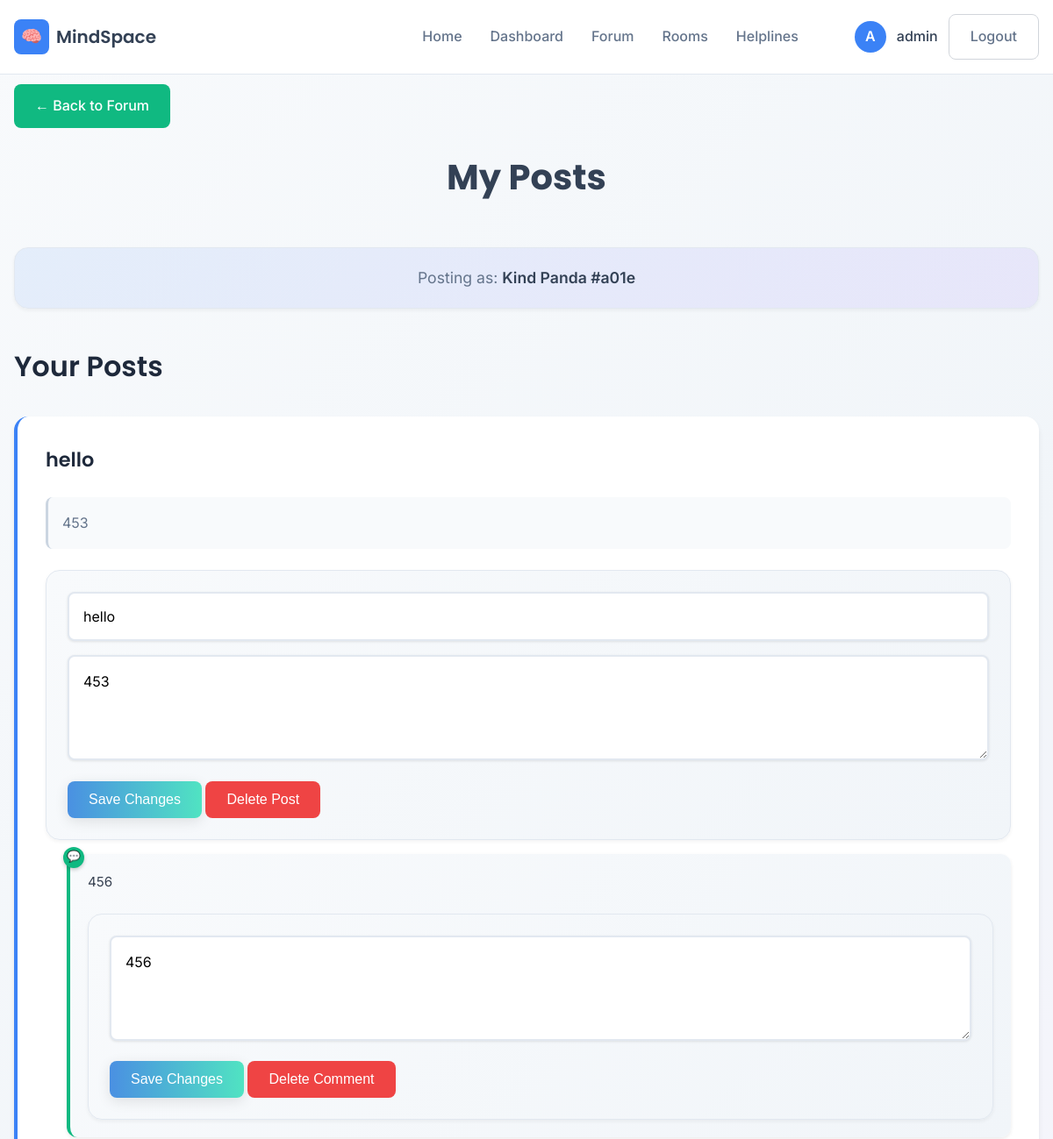
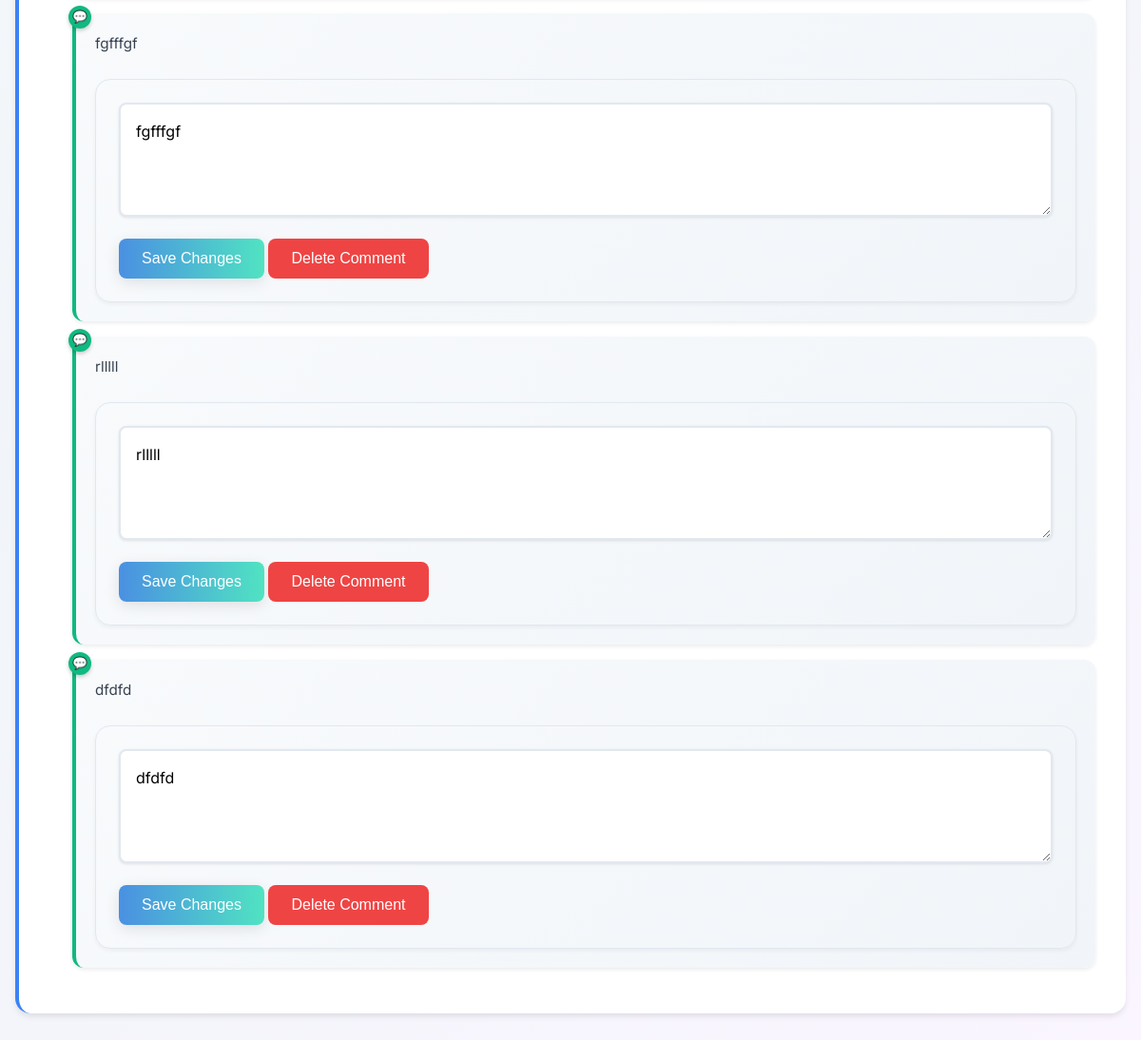
The page /forum/your-posts/ (signed in) on the database its author committed (2 pictures, top to bottom).
### mind/models.py (models this page shows)
class ForumPost(models.Model):
    id = models.UUIDField(primary_key=True, default=uuid.uuid4, editable=False)
    title = models.CharField(max_length=250)
    content = models.TextField()
    pseudonym = models.CharField(max_length=50)
    anon_id = models.CharField(max_length=64, db_index=True)  # <- new field
    created_at = models.DateTimeField(auto_now_add=True)
    class Meta:
        ordering = ["-created_at"]

class ForumComment(models.Model):
    id = models.UUIDField(primary_key=True, default=uuid.uuid4, editable=False)
    post = models.ForeignKey(ForumPost, on_delete=models.CASCADE, related_name="comments")
    pseudonym = models.CharField(max_length=50)
    anon_id = models.CharField(max_length=64, db_index=True)  # <- new field
    parent = models.ForeignKey("self", null=True, blank=True, on_delete=models.CASCADE, related_name="replies")
    text = models.TextField()
    created_at = models.DateTimeField(auto_now_add=True)
    class Meta:
        ordering = ["created_at"]

### mind/views.py (the view, shortened to what this page needs)
# urls.py: path("forum/your-posts/", views.your_posts, name="your-posts"),
@login_required(login_url='')
def your_posts(request):
    user_anon = anon_id(request.user.id)
    user_pseudonym = pseudonym_for(request.user.id, "forum")
    user_posts = ForumPost.objects.filter(anon_id=user_anon)
    user_comments = ForumComment.objects.filter(anon_id=user_anon)
    return render(request, "your_posts.html", {
        "user_pseudonym": user_pseudonym,
        "user_posts": user_posts,
        "user_comments": user_comments,
    })

### mind/utils/pseudonyms.py (called while the page is built)
def pseudonym_for(user_id: int, context_id: str) -> str:
    msg = f"{user_id}:{context_id}".encode()
    digest = hmac.new(settings.SECRET_KEY.encode(), msg, hashlib.sha256).digest()
    adj = ADJECTIVES[digest[0] % len(ADJECTIVES)]
    ani = ANIMALS[digest[1] % len(ANIMALS)]
    tag = hashlib.sha256(digest).hexdigest()[:4]
    return f"{adj} {ani} #{tag}"

def anon_id(user_id: int) -> str:
    return hashlib.sha256(str(user_id).encode()).hexdigest()

### templates/your_posts.html (shortened to what this page needs)
{% extends "base.html" %}
{% block content %}
<main class="page active">
    <div class="container">
        <div class="page-navigation">
            <a href="{% url 'forum' %}" class="btn btn-secondary">← Back to Forum</a>
        </div>
        <h1 class="page-header">My Posts</h1>
        <div class="pseudonym-info">
            <p>Posting as: <strong>{{ user_pseudonym }}</strong></p>
        </div>
        <section class="my-posts-section">
            <h2>Your Posts</h2>
            {% if user_posts %}
                {% for post in user_posts %}
                <div class="my-post-item" id="post-{{ post.id }}">
                    <div class="post-header">
                        <h3>{{ post.title }}</h3>
                    </div>
                    <p class="post-content">{{ post.content|linebreaksbr }}</p>
                    <div class="edit-post-form">
                        <form method="post" class="edit-form">
                            <input type="text" name="post_title" value="{{ post.title }}" required class="form-input">
                            <textarea name="post_content" required class="form-input">{{ post.content }}</textarea>
                            <div class="button-group">
                                <button type="submit" name="action" value="edit_post" class="btn btn-primary">Save Changes</button>
                                <button type="submit" name="action" value="delete_post" class="btn btn-danger"
                                        onclick="this.form.elements['edit_post_id'].name='delete_post_id'">Delete Post</button>
                            </div>
                        </form>
                    </div>
                    <div class="forum-replies">
                        {% for comment in post.comments.all %}
                        <div class="my-comment-item">
                            <p class="comment-display">{{ comment.text|linebreaksbr }}</p>
                            <div class="edit-comment-form">
                                <form method="post" class="edit-form">
                                    <textarea name="comment_text" required class="form-input">{{ comment.text }}</textarea>
                                    <div class="button-group">
                                        <button type="submit" name="action" value="edit_comment" class="btn btn-primary">Save Changes</button>
                                        <button type="submit" name="action" value="delete_comment" class="btn btn-danger"
                                                onclick="this.form.elements['edit_comment_id'].name='delete_comment_id'">Delete Comment</button>
                                    </div>
                                </form>
                            </div>
                        </div>
                        {% endfor %}
                    </div>
                </div>
                {% endfor %}
            {% else %}
                <div class="empty-state">
                    <p>You haven't created any posts yet.</p>
                    <a href="{% url 'forum' %}" class="btn btn-primary">Create Your First Post</a>
                </div>
            {% endif %}
        </section>
    </div>
</main>
{% endblock %}

### templates/base.html (shortened to what this page needs)
{% load static %}
<!DOCTYPE html>
<html lang="en">
<head>
    <link rel="stylesheet" href="{% static 'css/styles.css' %}">
</head>
<body>
    <nav id="navbar">
        <div class="nav-container">
            <div class="nav-brand" data-testid="logo-mindspace">
                <div class="logo">🧠</div>
                <span class="brand-name">MindSpace</span>
            </div>
            <div class="nav-links" id="navLinks">
                <a href="{% url 'apphome' %}" class="nav-link {% if request.path == '/' %}active{% endif %}" data-testid="nav-link-landing">Home</a>
                <a href="{% url 'dashboard' %}" class="nav-link {% if request.path == '/dashboard/' %}active{% endif %}" data-testid="nav-link-dashboard">Dashboard</a>
                <a href="{% url 'forum' %}" class="nav-link {% if request.path == '/forum/' %}active{% endif %}" data-testid="nav-link-forum">Forum</a>
                <a href="{% url 'resources' %}" class="nav-link {% if request.path == '/resources/' %}active{% endif %}" data-testid="nav-link-resources">Rooms</a>
                <a href="{% url 'emergency' %}" class="nav-link {% if request.path == '/emergency/' %}active{% endif %}" data-testid="nav-link-emergency">Helplines</a>
                <div class="nav-auth">
                    {% if user.is_authenticated %}
                        <div class="user-menu">
                            <div class="user-initials-icon">
                                {{ user.username|first|upper }}
                            </div>
                            <span class="username-display">{{ user.username }}</span>
                            <a href="{% url 'logout' %}" class="btn btn-secondary btn-logout">Logout</a>
                        </div>
                    {% else %}
                        <a href="{% url 'login' %}" class="btn btn-primary">Login</a>
                    {% endif %}
                </div>
            </div>
        </div>
    </nav>
    {% block content %}
    {% endblock %}
</body>
</html>

### rows shown on the page
ForumPost: title "hello", content "453", post_title "hello", post_content "453"
ForumComment: text "456", comment_text "456"
ForumComment: text "fgfffgf", comment_text "fgfffgf"
ForumComment: text "rlllll", comment_text "rlllll"
ForumComment: text "dfdfd", comment_text "dfdfd"

### other values the page prints
{{ user.username|first|upper }} "A"
{{ user.username }} "admin"
{{ user_pseudonym }} "Kind Panda #a01e"
